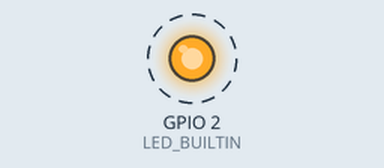
Bench run of a sketch on a simulated ESP32. Parts: output pins drawn as LEDs (lit = HIGH). Dashed ring = blinking. What the sketch prints to the serial monitor is not drawn.

Above: at 0.2 s.
Timing chart, 0 to 3.0 s (numbered marks = the images above):
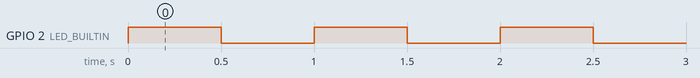

The sketch:

cheat_sheet_FreeRTOS.ino
```cpp
/**
 *
 * @brief FUNZIONI CON SPIEGAZIONI UN PO' PIU' PRECISE
 *
 * @note Link alla documentazione ufficiale di FreeRTOS: https://aws.github.io/amazon-freertos/202107.00/index.html?
 *
 */

/*
#include <Arduino.h>

// ===================== TASK HANDLES ============================
// I TaskHandle_t servono per controllare (sospendere, riprendere, cancellare) i task
TaskHandle_t task1Handle = NULL;
TaskHandle_t task2Handle = NULL;
TaskHandle_t task3Handle = NULL;

// ===================== QUEUE ============================
// Una queue è una struttura FIFO usata per scambiare dati tra task
// Qui creiamo una coda che può contenere 10 elementi di tipo int
QueueHandle_t dataQueue;

// ===================== SEMAPHORE & MUTEX ============================
// Un binary semaphore è un flag (0 o 1), spesso usato per eventi o ISR
// Un mutex è simile ma serve per proteggere risorse condivise
SemaphoreHandle_t binarySemaphore;
SemaphoreHandle_t mutex;

// ===================== TASK 1 – LED BLINK ============================
// Dimostra uso di vTaskDelay per creare un lampeggio LED
void task1(void *pvParameters)
{

  //qui il codice passa solo una volta, utile per i setup delle task(è come se fosse un main)

  while(true) //loop della task (quasi non bloccante)
  {
    Serial.println("Task 1: LED ON");
    digitalWrite(LED_BUILTIN, HIGH);
    vTaskDelay(pdMS_TO_TICKS(500));  // Pausa di 500 ms (usiamo macro pdMS_TO_TICKS per convertire in tick)
    Serial.println("Task 1: LED OFF");
    digitalWrite(LED_BUILTIN, LOW);
    vTaskDelay(pdMS_TO_TICKS(500));
  }
}

// ===================== TASK 2 – PRODUCER ============================
// Questo task genera dati (un contatore) e li invia nella queue
void task2(void *pvParameters)
{
  //qui il codice passa solo una volta, utile per i setup delle task(è come se fosse un main)

  int count = 0;

  while(true) //loop della task (quasi non bloccante)
  {
    // xQueueSend(queue, &valore, timeout)
    if (xQueueSend(dataQueue, &count, portMAX_DELAY) == pdPASS)
      Serial.printf("Task 2: Sent %d to queue\n", count++);

    vTaskDelay(pdMS_TO_TICKS(1000));  // 1 secondo di attesa
  }
}

// ===================== TASK 3 – CONSUMER ============================
// Riceve dati dalla queue e li stampa in modo thread-safe grazie al mutex
void task3(void *pvParameters)
{
  //qui il codice passa solo una volta, utile per i setup delle task(è come se fosse un main)

  int value;
  while(true) //loop della task (quasi non bloccante)
  {

    // xQueueReceive(queue, &destinazione, timeout)
    if (xQueueReceive(dataQueue, &value, portMAX_DELAY))
      // xSemaphoreTake(mutex, timeout): blocca finché il mutex è libero
      if (xSemaphoreTake(mutex, portMAX_DELAY))
      {
        Serial.printf("Task 3: Received %d from queue\n", value);
        xSemaphoreGive(mutex);  // Libera il mutex
      }

  }
}

// ===================== ISR SIMULATA ============================
// Simula un interrupt che segnala un evento tramite binary semaphore
// In un vero uso, sostituire con ISR reale
void IRAM_ATTR fakeISR()
{
  BaseType_t xHigherPriorityTaskWoken = pdFALSE;

  // xSemaphoreGiveFromISR() notifica che l’evento è accaduto (da ISR)
  xSemaphoreGiveFromISR(binarySemaphore, &xHigherPriorityTaskWoken);

  // Fa il context switch immediato se serve
  portYIELD_FROM_ISR();
}

// ===================== SETUP ============================
void setup()
{
  Serial.begin(115200);
  pinMode(LED_BUILTIN, OUTPUT);

  // === CREAZIONE QUEUE ===
  // xQueueCreate(numero_elementi, dimensione_elemento_in_byte)
  dataQueue = xQueueCreate(10, sizeof(int));

  // === CREAZIONE SEMAPHORI ===
  binarySemaphore = xSemaphoreCreateBinary(); // "flag" 0/1
  mutex = xSemaphoreCreateMutex();            // protegge risorse condivise

  // === CREAZIONE TASK ===
  // xTaskCreatePinnedToCore(funz, "nome", stackSize, param, priorità, &handle, core) -> "nome" può essere stampato per sapere i thread attualmente in run
  // priorità: da 0 (bassa) a max (configMAX_PRIORITIES)
  // core: 0 = PRO_CPU, 1 = APP_CPU (ESP32 ha 2 core)
  xTaskCreatePinnedToCore(task1, "LED Task", 2048, NULL, 1, &task1Handle, 0);
  xTaskCreatePinnedToCore(task2, "Producer Task", 2048, NULL, 1, &task2Handle, 1);
  xTaskCreatePinnedToCore(task3, "Consumer Task", 2048, NULL, 1, &task3Handle, 0);

  // Simula un interrupt usando un timer
  timerAttachInterrupt(timerBegin(0, 80, true), &fakeISR, true);
}

// ===================== LOOP ============================
// Attende evento dal semaforo (triggerato da ISR)
void loop()
{
  // xSemaphoreTake(semaforo, timeout)
  if (xSemaphoreTake(binarySemaphore, pdMS_TO_TICKS(100)))
    Serial.println("Loop: ISR event received!");

  vTaskDelay(pdMS_TO_TICKS(100));  // piccolo delay per evitare loop serrato
}
//*/


/**
 *
 * @brief STESSO CODICE, MA CON FUNZIONI FATTE COME DOVREMMO FARE NOI (non servono i brief per le variabili)
 *
 * @note Link alla documentazione ufficiale di FreeRTOS: https://aws.github.io/amazon-freertos/202107.00/index.html?
 *
 */


#include <Arduino.h>

// ===================== TASK HANDLES ============================

/**
 * @brief Handle per il controllo del Task 1 (LED)
 */
TaskHandle_t task1Handle = NULL;

/**
 * @brief Handle per il Task 2 (Producer)
 */
TaskHandle_t task2Handle = NULL;

/**
 * @brief Handle per il Task 3 (Consumer)
 */
TaskHandle_t task3Handle = NULL;

// ===================== QUEUE ============================

/**
 * @brief Coda condivisa tra Producer e Consumer
 * Contiene elementi di tipo int (max 10)
 */
QueueHandle_t dataQueue;

// ===================== SEMAPHORE & MUTEX ============================

/**
 * @brief Binary Semaphore usato per notifiche asincrone (es. ISR)
 */
SemaphoreHandle_t binarySemaphore;

/**
 * @brief Mutex per accesso sicuro alla Serial (thread-safe)
 */
SemaphoreHandle_t mutex;

// ===================== TASK 1 – LED BLINK ============================

/**
 * @brief Task che gestisce il lampeggio del LED di bordo
 *
 * @param pvParameters Parametri passati alla task (non usati)
 */
///*
void task1(void *pvParameters)
{
  while (true)
  {
    Serial.println("Task 1: LED ON");
    digitalWrite(LED_BUILTIN, HIGH);
    vTaskDelay(pdMS_TO_TICKS(500));

    Serial.println("Task 1: LED OFF");
    digitalWrite(LED_BUILTIN, LOW);
    vTaskDelay(pdMS_TO_TICKS(500));
  }
}
//*/

// ===================== TASK 2 – PRODUCER ============================

/**
 * @brief Task che genera numeri e li invia alla queue
 *
 * @param pvParameters Parametri passati alla task (non usati)
 */
///*
void task2(void *pvParameters)
{
  int count = 0;

  while (true)
  {
    // Invia count nella queue, attende se piena (portMAX_DELAY)
    if (xQueueSend(dataQueue, &count, portMAX_DELAY) == pdPASS)
      Serial.printf("Task 2: Sent %d to queue\n", count++);

    vTaskDelay(pdMS_TO_TICKS(1000));  // Attende 1 secondo
  }
}
//*/

// ===================== TASK 3 – CONSUMER ============================

/**
 * @brief Task che riceve valori dalla queue e li stampa usando mutex
 *
 * @param pvParameters Parametri passati alla task (non usati)
 */
///*
void task3(void *pvParameters)
{
  int value;

  while (true)
  {
    if (xQueueReceive(dataQueue, &value, portMAX_DELAY))
    {
      if (xSemaphoreTake(mutex, portMAX_DELAY))
      {
        Serial.printf("Task 3: Received %d from queue\n", value);
        xSemaphoreGive(mutex);
      }
    }
  }
}
//*/

// ===================== ISR SIMULATA ============================

/**
 * @brief Simula un interrupt e rilascia il binary semaphore
 *
 * @note Questa funzione può essere collegata a un vero ISR
 */
///*
void IRAM_ATTR fakeISR()
{
  BaseType_t xHigherPriorityTaskWoken = pdFALSE;

  xSemaphoreGiveFromISR(binarySemaphore, &xHigherPriorityTaskWoken);
  portYIELD_FROM_ISR(); // Permette context switch se necessario
}
//*/

// ===================== SETUP ============================

/**
 * @brief Setup iniziale: crea task, semafori, queue e configura interrupt
 */
///*
void setup()
{
  Serial.begin(115200);
  pinMode(LED_BUILTIN, OUTPUT);

  // Creazione della queue (10 elementi int)
  dataQueue = xQueueCreate(10, sizeof(int));

  // Creazione di un binary semaphore e di un mutex
  binarySemaphore = xSemaphoreCreateBinary();
  mutex = xSemaphoreCreateMutex();

  // Creazione dei task (funzione, nome, stack, param, priorità, handle, core)
  xTaskCreatePinnedToCore(task1, "LED Task", 2048, NULL, 1, &task1Handle, 0);
  xTaskCreatePinnedToCore(task2, "Producer Task", 2048, NULL, 1, &task2Handle, 1);
  xTaskCreatePinnedToCore(task3, "Consumer Task", 2048, NULL, 1, &task3Handle, 0);

  // Collegamento fittizio di ISR a un timer (simulazione)
  timerAttachInterrupt(timerBegin(0, 80, true), &fakeISR, true);
}
//*/

// ===================== LOOP ============================

/**
 * @brief Loop principale: controlla se c'è una notifica dal semaforo
 */
///*
void loop()
{
  if (xSemaphoreTake(binarySemaphore, pdMS_TO_TICKS(100)))
    Serial.println("Loop: ISR event received!");

  vTaskDelay(pdMS_TO_TICKS(100));  // Delay anti-loop serrato
}
//*/
```

Measured:
- by itself, GPIO 2 (LED_BUILTIN): alternates HIGH for 0.50 s and LOW for 0.50 s
